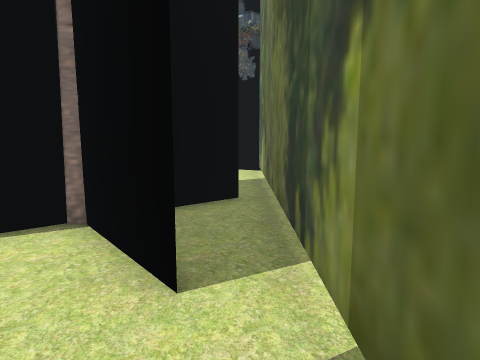
View 1 (above)

22 first-person views from a walk through a 3-D level made in the Unity game engine. The camera is 1.5 m above the floor, tilts 8° down and sees 70° across. Doors are open. The floor is counted in squares, 1 m on a side. Each view is taken from the middle of a square. On the plan, view 1 faces up. The plan holds only what a view shows up to about 16 squares ahead; the rest is blank. The place goes on beyond the plan. The player is left out.

View 2
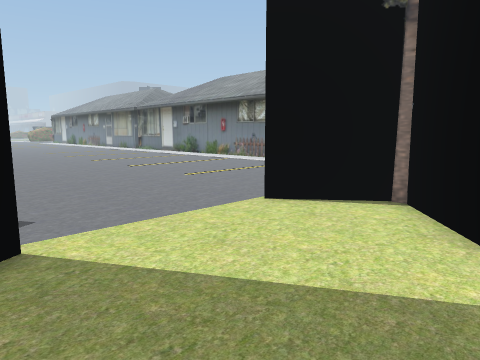

View 3
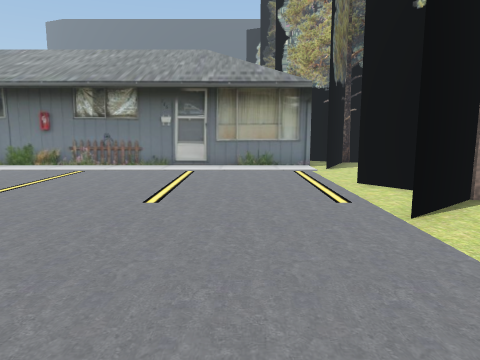

View 4
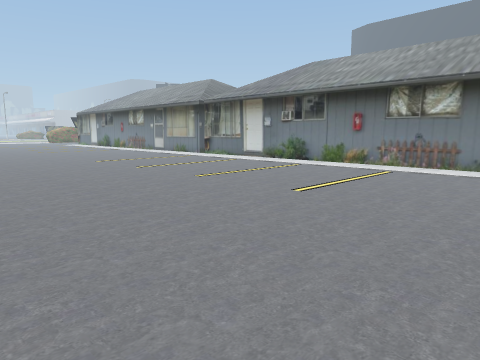

View 5
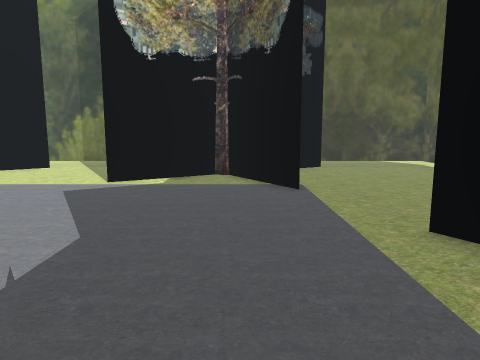

View 6
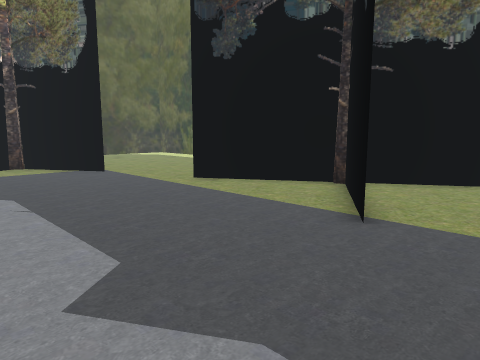

View 7
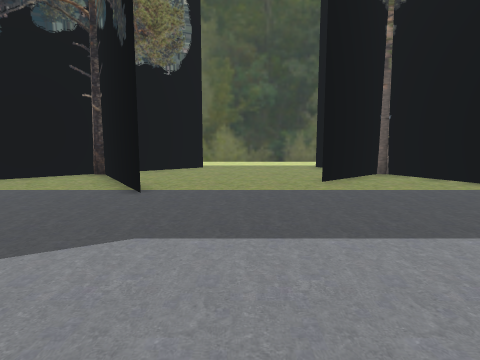

View 8
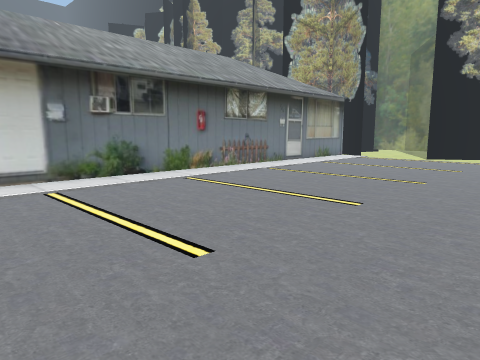

View 9
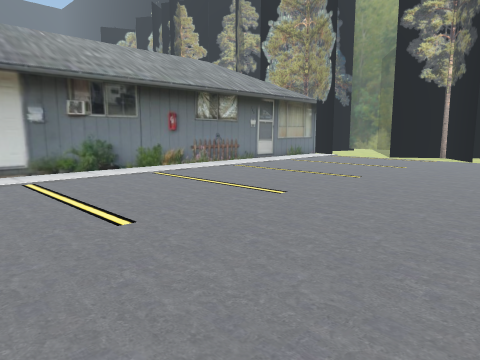

View 10
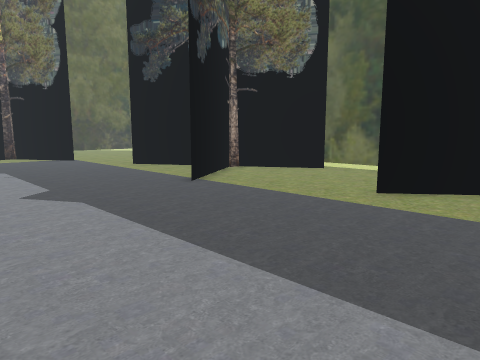

View 11
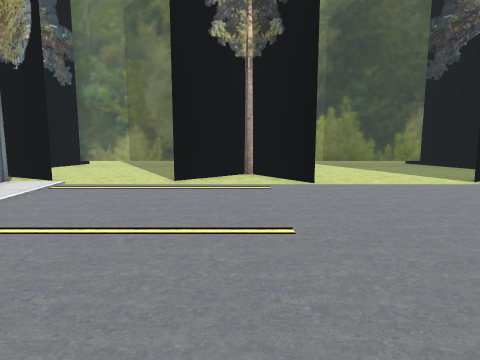

View 12
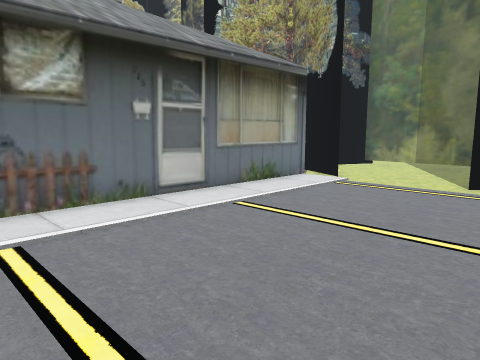

View 13
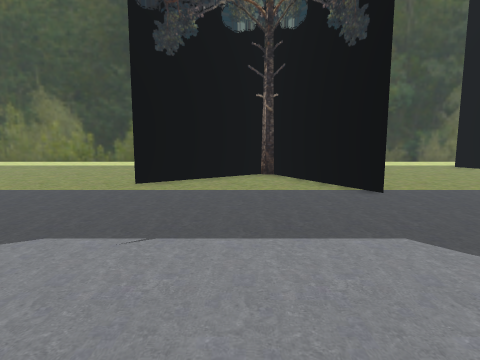

View 14
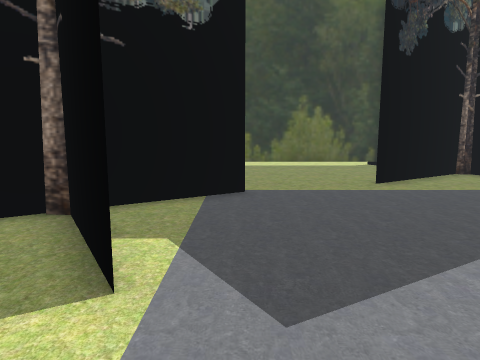

View 15
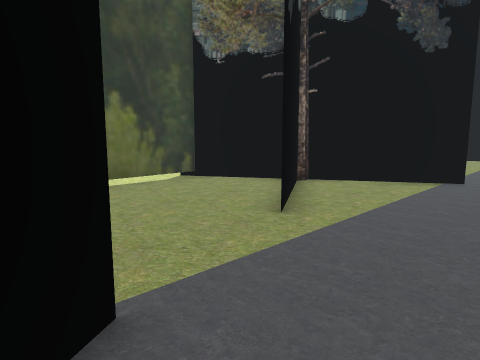

View 16
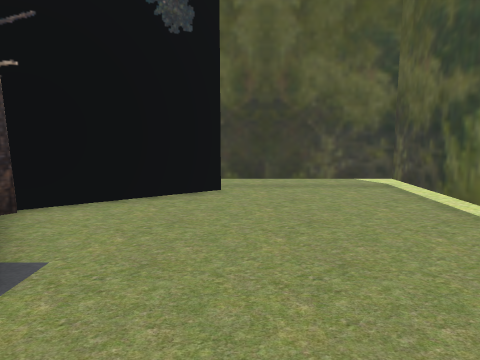

View 17
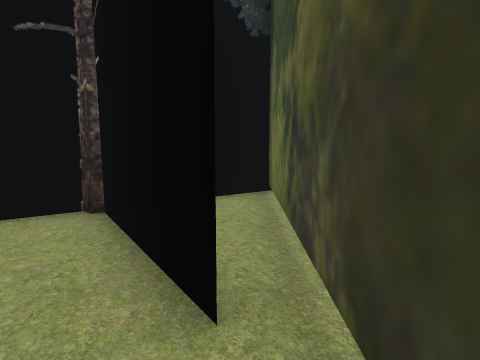

View 18
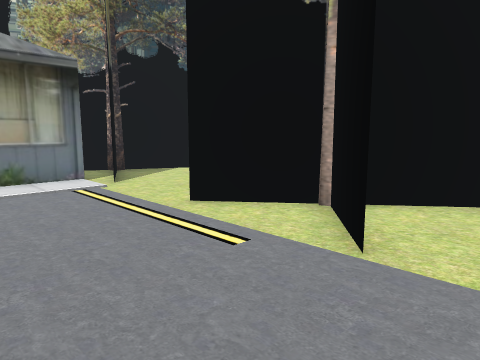

View 19
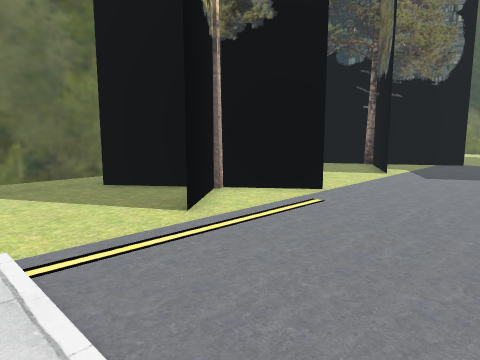

View 20
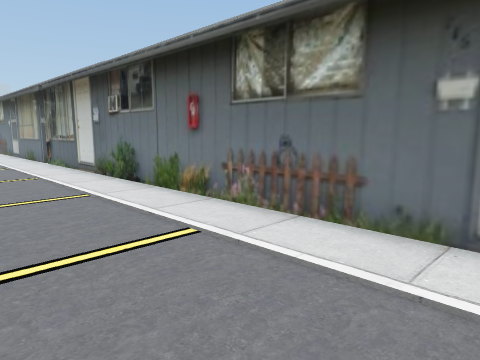

View 21
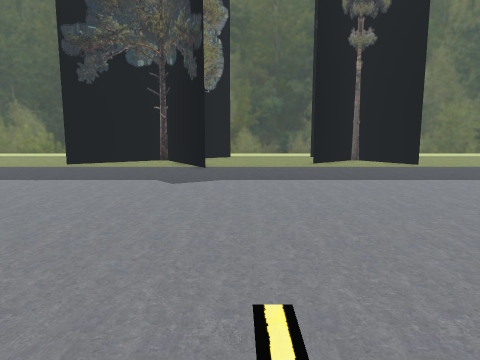

View 22
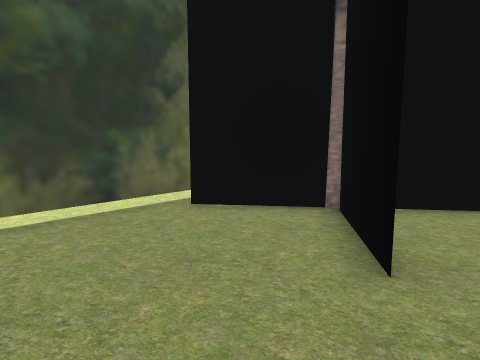

### Floor plan
Key: @ floor where view 1 was taken; # wall or solid block; . floor; O other object.
Columns run from 25 left of view 1 to 1 right of it. Each row starts with its distance up from view 1.
 16    OOOOOOOOOO OOOO  OO#
 15    OOOOOOOOOOOOOOOO  .OO
 14   OOOOOOOOOOOOOOOOOO .O.OO#
 13 OOOOOOOOOOOOOOOOOOOOOO....#
 12 .....................O....#
 11 ..........................#
 10  .........................#
  9  .........................#
  8  ....................O...##
  7  ....................O..O##
  6  .....................OO..#
  5 .....................OOO..#
  4 ....................O...O.#
  3 ........................O.#
  2 ..........................#
  1 ..........................#
  0 .........................@#
 -1  ...................O.....#
 -2 .....................O....#
 -3 .....................O..OO#
 -4 ......................OO .#
 -5 .....................OOO .#
 -6 ...................OO..O .#
 -7 .........O..............O.#
 -8 .........OO...OO........OO#
 -9 O.OO......O..OO.......... #
-10 #OO.......#OO.............#
-11  O........OO..............#
-12   O.....OO  O.............#
-13   #######   #O#############

Positions as (right, up) in squares from view 1, and headings:
1: (0, 0), facing up
2: (0, -2), facing up-left
3: (-8, -2), facing up
4: (-9, -2), facing up-left
5: (-15, -5), facing right
6: (-19, -1), facing down-right
7: (-19, 2), facing down
8: (-25, 2), facing up-right
9: (-25, 0), facing up-right
10: (-25, 0), facing down-right
11: (-15, 6), facing right
12: (-15, 6), facing up-right
13: (-13, 2), facing down
14: (-6, 2), facing down
15: (-5, -4), facing down-left
16: (-9, -9), facing right
17: (0, -11), facing up
18: (-9, 2), facing up-right
19: (-10, 12), facing down-right
20: (-10, 8), facing up-left
21: (-18, 8), facing down
22: (-18, -7), facing down-left
